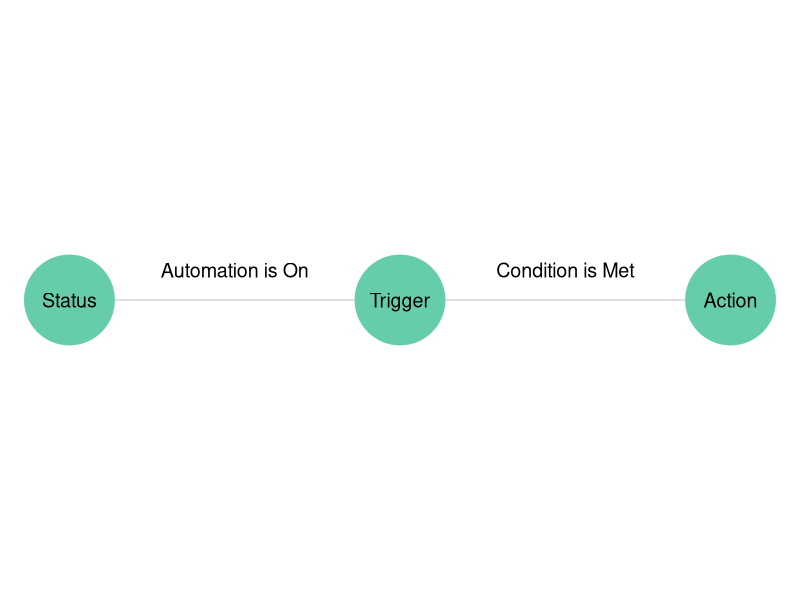

The R source for this figure:
## ---- chunk 1
#| label: fig-actions-diagram
#| fig-cap: Actions diagram
#| echo: false

library(ggplot2)

nodes <- data.frame(
  x = c(1, 2, 3), y = 0, 
  label = c("Status", "Trigger", "Action")
)

edges <- data.frame(
  x1 = c(1, 2), x2 = c(2, 3), y1 = 0, y2 = 0, 
  seg_label = c("Automation is On", "Condition is Met")
)

ggplot()+
  geom_segment(
    data = edges, 
    mapping = aes(x = x1, y = y1, xend = x2, yend = y2), 
    colour = "light gray"
  ) +
  geom_text(
    data = edges, 
    mapping = aes( label = seg_label),y = 0.005, x = c(1.5, 2.5), 
    size = 5
  ) +
  geom_point(
    data = nodes, aes(x =x, y = y), size = 30, color = "mediumaquamarine"
  ) +
  geom_text(
    data = nodes, 
    mapping = aes(x =x, y=y, label = label), size = 5
  ) +
  theme_void() +
  xlim(c(.9, 3.1))
